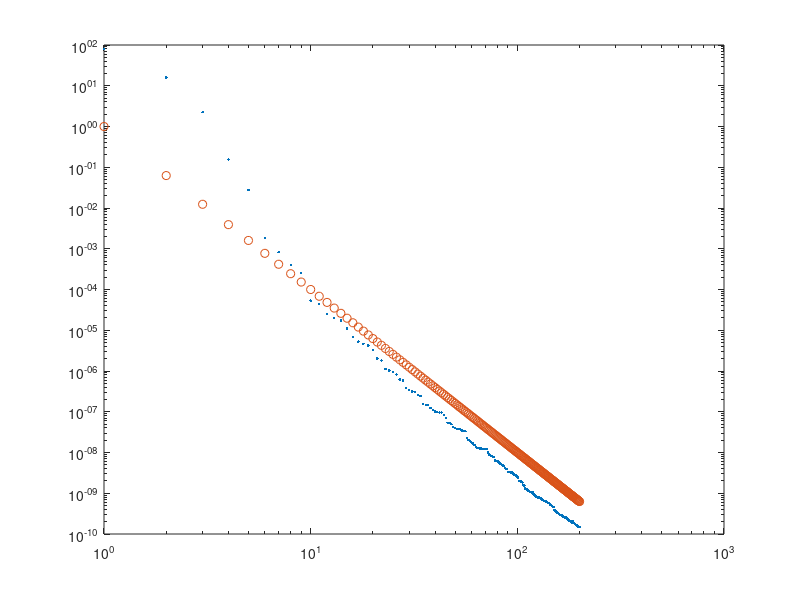

The MATLAB script that drew this image:
iter = 200;

k = 4; 
ntype = 'Linf';
% ntype = 'L2';
f = @(z, b) max(0, b(1).*z+b(2)).^k;
% f = @(z, b) (b(1).*z+b(2))>0;

% b = linspace(-2, 2, 500)'; 
% xset = linspace(0,1,1000)';

b = linspace(-2, 2, 1000)'; 
xset = linspace(0,1,1000)';

% b = linspace(-2, 2, 1000)'; 
% xset = linspace(0,1,10000)';

h = xset(2) - xset(1);
w = [-1, 1];  
[W, Bb] = meshgrid(w, b);  
muset = [W(:) Bb(:)]; 

musize = size(muset,1);
xsize = size(xset,1);
muid = zeros(iter,1);
xid = muid;
L = zeros(musize,1);
B = zeros(iter,iter);
Q = zeros(xsize,iter);

fx = zeros(xsize,musize);
for i = 1:musize
    fx(:,i) = f(xset, muset(i, :));
end

error = zeros(iter,1);
Lambda = error;
for n = 1:iter
    if n == 1
        if strcmp(ntype,'Linf')
            L = max(abs(fx));
        end
        if strcmp(ntype,'L2')
            L = h*sum(fx.*fx);
        end
    else
        r = fx - Q(:, 1:n-1)*( B(1:n-1, 1:n-1)\fx(xid(1:n-1),:) );
        if strcmp(ntype,'Linf')
            L = max(abs(r));
        end
        if strcmp(ntype,'L2')
            L = h*sum(r.*r);
        end
    end
    [~, muid(n)] = max(L);
    if n == 1
        r = fx(:,muid(n));
    else
        r = fx(:,muid(n)) - Q(:,1:n-1)*( B(1:n-1,1:n-1)\fx(xid(1:n-1),muid(n)) );
    end
    [error(n), xid(n)] = max(abs(r));
    
    if strcmp(ntype,'L2')
        error(n) = sqrt(h*sum(r.*r));
    end

    Q(:, n) = r/r(xid(n));
    B(n, 1:n) = Q(xid(n), 1:n);
    Lambda(n) = norm(Q,'inf');
    if mod(n,10) == 0
        fprintf('EIM at the %d-th step, error is %e\n',n,error(n));
    end
end

mu = muset(muid,:);
x = xset(xid,:);

N = 1:iter;
st = 50;
avgLambda = Lambda;
h = zeros(iter,1);
for i=1:iter
    avgLambda(i) = (prod(1+Lambda(1:i))).^(1/i);
    idx = (mu(1:i,1)==1);
    node = sort(mu(idx,2));
    if length(node)==1
        h(i)=1;
    else
        h(i) = min(node(2:end)-node(1:end-1));
    end
end

%error = error./(1+Lambda)./avgLambda;
temp = polyfit(log(N(st:end)),log(error(st:end)),1);
fprintf('The order of EIM error is %.3e \n', -temp(1));
loglog(N,error,'.',N,N.^(-k),'o');

